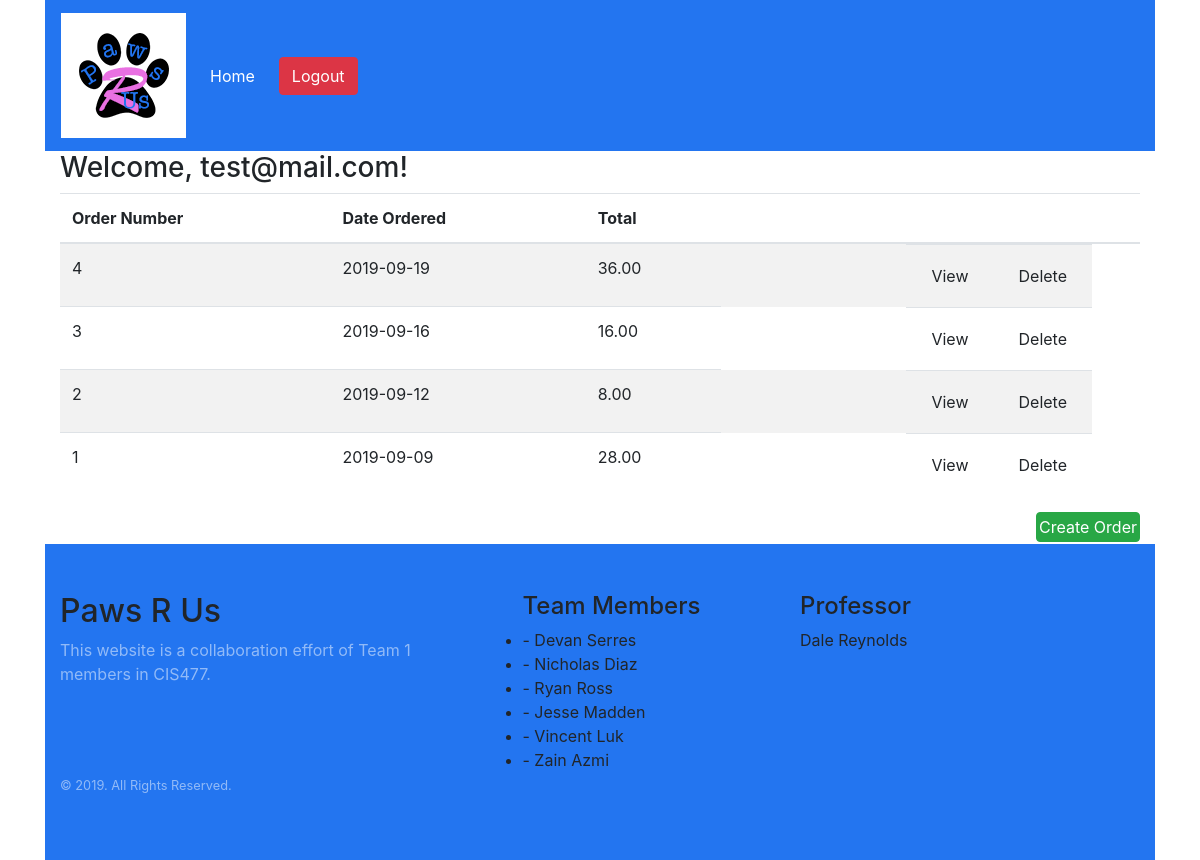
Screenshot of /pages (signed in) with the database file from the repository.
### tables this page shows
CREATE TABLE orders (
	order_id INT AUTO_INCREMENT NOT NULL,
	order_date DATE NOT NULL,
	order_price DECIMAL(10, 2) NOT NULL,
    user_id INT NOT NULL,
	PRIMARY KEY (order_id),
	INDEX cusomer_id (user_id)
);

### pages/index.php (the view, shortened to what this page needs)
<?php require('../templates/header.php'); ?>
<div class="container">
<h3>
    <?php
        echo "Welcome, ". $_SESSION['user_email'] . "!";
    ?>
</h3>
  <table class="table table-striped">
    <thead>
      <tr>
        <th>Order Number</th>
        <th>Date Ordered</th>
        <th>Total</th>
        <th></th>
        <th></th>
      </tr>
    </thead>
    <tbody>
       <?php
            $user_id = $_SESSION['user_id'];
            $sql = "SELECT * FROM orders WHERE user_id = ? ORDER BY `order_id` DESC";
            $stmt = mysqli_stmt_init($connection);
            if (mysqli_stmt_prepare($stmt, $sql))
            {
                mysqli_stmt_bind_param($stmt, "i", $user_id);
                if (mysqli_stmt_execute($stmt))
                {
                    $result = mysqli_stmt_get_result($stmt);
                    while ($row = mysqli_fetch_assoc($result))
                    {
                        echo ('
                          <tr>
                            <td>' . $row['order_id'] . '</td>
                            <td>' . $row['order_date'] . '</td>
                            <td>' . $row['order_price'] . '</td>
                            <td style="float: right;">
                                <form action="delete_order.php" method="post">
                                    <input type="hidden" name="order_id" value="' . $row['order_id'] .'">
                                   <button type="submit" name="delete_order_submit" class="btn">Delete</button>
                                </form>
                            </td>
                            <td style="float: right;">
                                <form action="view_order.php" method="post">
                                    <input type="hidden" name="order_id" value="' . $row['order_id'] .'">
                                    <button type="submit" name="view_order_submit" class="btn">View</button>
                                </form>
                            </td>
                          </tr>
                        ');
                    }
                }
                else
                {
                        echo '<h3 style="color: tomato;">Error: Could not execute SQL statment.</h3>';
                }
            }
            else
            {
                echo '<h3 style="color: tomato;">Error: Could not connect to the databse.</h3>';
            }
      ?>
    </tbody>
  </table>
</div>
<form action="create_order.php" method="post">
   <div class="container">
    <button style="float: right; padding: 2px;" type="submit" class="btn btn-success">Create Order</button>
   </div>
</form>
<?php readfile('../templates/footer.html'); ?>

### rows the page displays
orders: order_id "4", order_date "2019-09-19", order_price "36.00"
orders: order_id "3", order_date "2019-09-16", order_price "16.00"
orders: order_id "2", order_date "2019-09-12", order_price "8.00"
orders: order_id "1", order_date "2019-09-09", order_price "28.00"

### other values shown
$_SESSION['user_email'] "test@mail.com"
